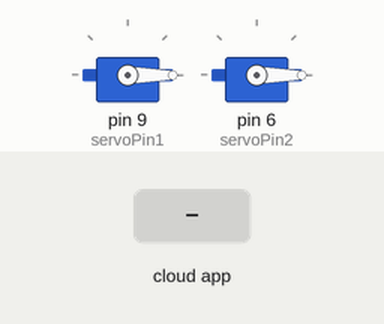
The sketch below on a simulated Arduino Uno, built with avr-gcc and run on an emulated ATmega328P. On the bench: 2 × servo. The inputs (shaded band) are chosen by the test bench. The ROS host is connected and sends only what is stated.

Above: at 8.2 s.
8.3 s: the phone or cloud app sets command to -100
At 9.5 s:
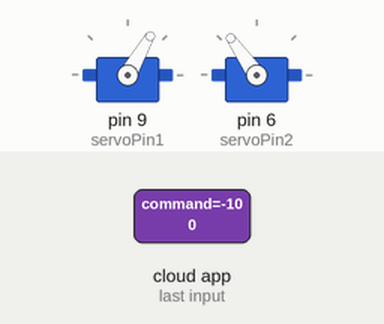
9.8 s: the phone or cloud app sets command to 100
At 10.8 s:
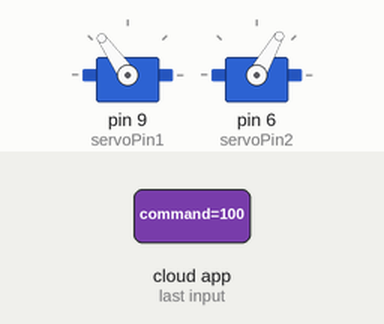
11.3 s: the phone or cloud app sets command to 0
At 11.9 s:
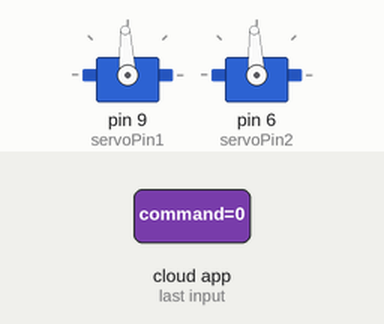
Timing chart, 0 to 14.3 s (numbered marks = the images above; inputs shaded):
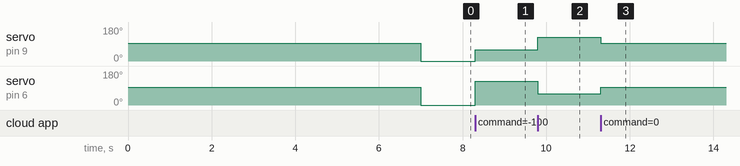

The sketch:

ard.ino
```cpp
#include <ros.h>
#include <std_msgs/Float32.h>
#include <Servo.h>

ros::NodeHandle nh1;
ros::NodeHandle nh2;
byte servoPin1 = 9;
byte servoPin2 = 6;
//std_msgs::Int32 outputMessage;
long double value1;
long double map_value1;
long double map_value2;

//ros::Publisher pub("info_back2", &outputMessage);

void callBackFunction(const std_msgs::Float32 &inputMessage){
  value1=inputMessage.data;
  map_value1 = map(value1, -90, 90, 1200, 1800);
  map_value2 = map(value1,-90,90,1800,1200);
  //pub.publish(&outputMessage);
}

ros::Subscriber<std_msgs::Float32> sub("command", &callBackFunction);

Servo servo1;
Servo servo2;

void setup() {
  Serial.begin(57600);
  servo1.attach(servoPin1);
  servo1.writeMicroseconds(1500);
  servo2.attach(servoPin2);
  servo2.writeMicroseconds(1500);

  delay(7000);

  nh1.initNode();
  //nh.advertise(pub);
  nh1.subscribe(sub);

  nh2.initNode();
  //nh.advertise(pub);
  nh2.subscribe(sub);

}

void loop() {
  servo1.writeMicroseconds(map_value1);
  servo2.writeMicroseconds(map_value2);
  nh1.spinOnce();
  nh2.spinOnce();
  delay(1);

}
```

Measured:
- after the input at 8.3 s, servo on pin 9 (servoPin1): 0° → 60° at once; servo on pin 6 (servoPin2): 0° → 125° at once
- after the input at 9.8 s, servo on pin 9 (servoPin1): 60° → 125° at once; servo on pin 6 (servoPin2): 125° → 60° at once
- after the input at 11.3 s, servo on pin 9 (servoPin1): 125° → 93° at once; servo on pin 6 (servoPin2): 60° → 93° at once
